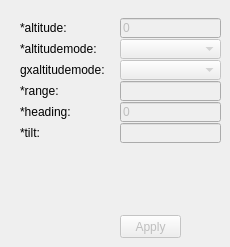
      <widget class="QWidget" name="tab_6">
       <attribute name="title">
        <string>Custom</string>
       </attribute>
       <attribute name="toolTip">
        <string>&lt;html&gt;&lt;head/&gt;&lt;body&gt;&lt;p&gt;Create a custom &amp;lt;LookAt&amp;gt; view at 1 point or a sequence of selected points. If mulitple points are selected, the same parameters will be applied to all of the points. Latitude and longitude will be automatically calculated (i.e. the x,y of the point).&lt;/p&gt;&lt;/body&gt;&lt;/html&gt;</string>
       </attribute>
       <widget class="QLabel" name="label_42">
        <property name="geometry">
         <rect>
          <x>20</x>
          <y>123</y>
          <width>91</width>
          <height>20</height>
         </rect>
        </property>
        <property name="text">
         <string>*tilt:</string>
        </property>
       </widget>
       <widget class="QLineEdit" name="lineEdit__visualization_lookat_heading">
        <property name="enabled">
         <bool>false</bool>
        </property>
        <property name="geometry">
         <rect>
          <x>120</x>
          <y>102</y>
          <width>101</width>
          <height>20</height>
         </rect>
        </property>
        <property name="toolTip">
         <string>&lt;html&gt;&lt;head/&gt;&lt;body&gt;&lt;p&gt;Direction (azimuth) of the camera, in degrees. Default=0 (true North). (&lt;a href=&quot;https://developers.google.com/kml/documentation/kmlreference#headingdiagram&quot;&gt;&lt;span style=&quot; text-decoration: underline; color:#0000ff;&quot;&gt;See diagram&lt;/span&gt;&lt;/a&gt;.) Values range from 0 to 360 degrees. &lt;/p&gt;&lt;/body&gt;&lt;/html&gt;</string>
        </property>
        <property name="text">
         <string>0</string>
        </property>
       </widget>
       <widget class="QLabel" name="label_44">
        <property name="geometry">
         <rect>
          <x>20</x>
          <y>60</y>
          <width>91</width>
          <height>20</height>
         </rect>
        </property>
        <property name="text">
         <string>gxaltitudemode:</string>
        </property>
       </widget>
       <widget class="QLabel" name="label_49">
        <property name="geometry">
         <rect>
          <x>20</x>
          <y>18</y>
          <width>81</width>
          <height>20</height>
         </rect>
        </property>
        <property name="text">
         <string>*altitude:</string>
        </property>
       </widget>
       <widget class="QLabel" name="label_50">
        <property name="geometry">
         <rect>
          <x>20</x>
          <y>102</y>
          <width>91</width>
          <height>20</height>
         </rect>
        </property>
        <property name="text">
         <string>*heading:</string>
        </property>
       </widget>
       <widget class="QLabel" name="label_51">
        <property name="geometry">
         <rect>
          <x>20</x>
          <y>39</y>
          <width>91</width>
          <height>20</height>
         </rect>
        </property>
        <property name="text">
         <string>*altitudemode:</string>
        </property>
       </widget>
       <widget class="QComboBox" name="comboBox_lookat_gxaltitudemode">
        <property name="enabled">
         <bool>false</bool>
        </property>
        <property name="geometry">
         <rect>
          <x>120</x>
          <y>60</y>
          <width>101</width>
          <height>20</height>
         </rect>
        </property>
        <property name="toolTip">
         <string>&lt;html&gt;&lt;head/&gt;&lt;body&gt;&lt;p&gt;A KML extension in the &lt;a href=&quot;https://developers.google.com/kml/documentation/kmlreference#kmlextensions&quot;&gt;&lt;span style=&quot; text-decoration: underline; color:#0000ff;&quot;&gt;Google extension namespace&lt;/span&gt;&lt;/a&gt;, allowing altitudes relative to the sea floor. Values are: &lt;/p&gt;&lt;ul style=&quot;margin-top: 0px; margin-bottom: 0px; margin-left: 0px; margin-right: 0px; -qt-list-indent: 1;&quot;&gt;&lt;li style=&quot; margin-top:12px; margin-bottom:0px; margin-left:0px; margin-right:0px; -qt-block-indent:0; text-indent:0px;&quot;&gt;&lt;span style=&quot; font-weight:600;&quot;&gt;relativeToSeaFloor&lt;/span&gt; - Interprets the &amp;lt;altitude&amp;gt; as a value in meters above the sea floor. If the point is above land rather than sea, the &amp;lt;altitude&amp;gt; will be interpreted as being above the ground. &lt;/li&gt;&lt;li style=&quot; margin-top:0px; margin-bottom:12px; margin-left:0px; margin-right:0px; -qt-block-indent:0; text-indent:0px;&quot;&gt;&lt;span style=&quot; font-weight:600;&quot;&gt;clampToSeaFloor&lt;/span&gt; - The &amp;lt;altitude&amp;gt; specification is ignored, and the Camera will be positioned on the sea floor. If the point is on land rather than at sea, the Camera will be positioned on the ground. &lt;/li&gt;&lt;/ul&gt;&lt;p&gt;&lt;br/&gt;&lt;/p&gt;&lt;/body&gt;&lt;/html&gt;</string>
        </property>
       </widget>
       <widget class="QLineEdit" name="lineEdit__visualization_lookat_tilt">
        <property name="enabled">
         <bool>false</bool>
        </property>
        <property name="geometry">
         <rect>
          <x>120</x>
          <y>123</y>
          <width>101</width>
          <height>20</height>
         </rect>
        </property>
        <property name="toolTip">
         <string>&lt;html&gt;&lt;head/&gt;&lt;body&gt;&lt;p&gt;Rotation, in degrees, of the camera around the &lt;span style=&quot; font-style:italic;&quot;&gt;X&lt;/span&gt; axis. A value of 0 indicates that the view is aimed straight down toward the earth (the most common case). A value for 90 for &amp;lt;tilt&amp;gt; indicates that the view is aimed toward the horizon. Values greater than 90 indicate that the view is pointed up into the sky. Values for &amp;lt;tilt&amp;gt; are clamped at +180 degrees. &lt;/p&gt;&lt;/body&gt;&lt;/html&gt;</string>
        </property>
       </widget>
       <widget class="QLineEdit" name="lineEdit_visualization_lookat_altitude">
        <property name="enabled">
         <bool>false</bool>
        </property>
        <property name="geometry">
         <rect>
          <x>120</x>
          <y>18</y>
          <width>101</width>
          <height>20</height>
         </rect>
        </property>
        <property name="toolTip">
         <string>&lt;html&gt;&lt;head/&gt;&lt;body&gt;&lt;p&gt;Distance of the &amp;lt;LookAt&amp;gt; focal point to the Earth's surface.&lt;/p&gt;&lt;/body&gt;&lt;/html&gt;</string>
        </property>
        <property name="text">
         <string>0</string>
        </property>
       </widget>
       <widget class="QComboBox" name="comboBox_lookat_altitudemode">
        <property name="enabled">
         <bool>false</bool>
        </property>
        <property name="geometry">
         <rect>
          <x>120</x>
          <y>39</y>
          <width>101</width>
          <height>20</height>
         </rect>
        </property>
        <property name="toolTip">
         <string>&lt;html&gt;&lt;head/&gt;&lt;body&gt;&lt;p&gt;Specifies how the &amp;lt;altitude&amp;gt; specified for the Camera is interpreted. Possible values are as follows: &lt;/p&gt;&lt;ul style=&quot;margin-top: 0px; margin-bottom: 0px; margin-left: 0px; margin-right: 0px; -qt-list-indent: 1;&quot;&gt;&lt;li style=&quot; margin-top:0px; margin-bottom:0px; margin-left:0px; margin-right:0px; -qt-block-indent:0; text-indent:0px;&quot;&gt;&lt;span style=&quot; font-weight:600;&quot;&gt;relativeToModel&lt;/span&gt; - If the &amp;quot;model&amp;quot; field has an &amp;quot;altitude&amp;quot; tag, the the camera altitude can be set as the vertical distance from the model.&lt;/li&gt;&lt;/ul&gt;&lt;ul style=&quot;margin-top: 0px; margin-bottom: 0px; margin-left: 0px; margin-right: 0px; -qt-list-indent: 1;&quot;&gt;&lt;li style=&quot; margin-top:0px; margin-bottom:12px; margin-left:0px; margin-right:0px; -qt-block-indent:0; text-indent:0px;&quot;&gt;&lt;span style=&quot; font-weight:600;&quot;&gt;absolute &lt;/span&gt;- Interprets the &amp;lt;altitude&amp;gt; as a value in meters above sea level. &lt;/li&gt;&lt;/ul&gt;&lt;ul style=&quot;margin-top: 0px; margin-bottom: 0px; margin-left: 0px; margin-right: 0px; -qt-list-indent: 1;&quot;&gt;&lt;li style=&quot; margin-top:12px; margin-bottom:0px; margin-left:0px; margin-right:0px; -qt-block-indent:0; text-indent:0px;&quot;&gt;&lt;span style=&quot; font-weight:600;&quot;&gt;relativeToGround&lt;/span&gt; - (default) Interprets the &amp;lt;altitude&amp;gt; as a value in meters above the ground. If the point is over water, the &amp;lt;altitude&amp;gt; will be interpreted as a value in meters above sea level. See &lt;a href=&quot;https://developers.google.com/kml/documentation/kmlreference#gxaltitudemode&quot;&gt;&lt;span style=&quot; text-decoration: underline; color:#0000ff;&quot;&gt;&amp;lt;gx:altitudeMode&amp;gt;&lt;/span&gt;&lt;/a&gt; below to specify points relative to the sea floor. &lt;/li&gt;&lt;li style=&quot; margin-top:0px; margin-bottom:0px; margin-left:0px; margin-right:0px; -qt-block-indent:0; text-indent:0px;&quot;&gt;&lt;span style=&quot; font-weight:600;&quot;&gt;clampToGround &lt;/span&gt;- For a camera, this setting also places the camera &amp;quot;relativeToGround&amp;quot;, since putting the camera exactly at terrain height would mean that the eye would intersect the terrain (and the view would be blocked). &lt;/li&gt;&lt;/ul&gt;&lt;/body&gt;&lt;/html&gt;</string>
        </property>
       </widget>
       <widget class="QPushButton" name="pushButton_lookat_apply">
        <property name="enabled">
         <bool>false</bool>
        </property>
        <property name="geometry">
         <rect>
          <x>120</x>
          <y>215</y>
          <width>61</width>
          <height>23</height>
         </rect>
        </property>
        <property name="sizePolicy">
         <sizepolicy hsizetype="Fixed" vsizetype="Fixed">
          <horstretch>0</horstretch>
          <verstretch>0</verstretch>
         </sizepolicy>
        </property>
        <property name="toolTip">
         <string>&lt;html&gt;&lt;head/&gt;&lt;body&gt;&lt;p&gt;Apply the LookAt view changes to the selected points in the active layer. To roll back these edits, select &amp;quot;Cancel for selected layer&amp;quot; in the editor options.&lt;/p&gt;&lt;/body&gt;&lt;/html&gt;</string>
        </property>
        <property name="text">
         <string>Apply</string>
        </property>
        <property name="icon">
         <iconset resource="resources.qrc">
          <normaloff>:/plugins/milkmachine/triangle.png</normaloff>:/plugins/milkmachine/triangle.png</iconset>
        </property>
       </widget>
       <widget class="QLabel" name="label_57">
        <property name="geometry">
         <rect>
          <x>20</x>
          <y>81</y>
          <width>41</width>
          <height>20</height>
         </rect>
        </property>
        <property name="text">
         <string>*range:</string>
        </property>
       </widget>
       <widget class="QLineEdit" name="lineEdit__visualization_lookat_range">
        <property name="enabled">
         <bool>false</bool>
        </property>
        <property name="geometry">
         <rect>
          <x>120</x>
          <y>81</y>
          <width>101</width>
          <height>20</height>
         </rect>
        </property>
        <property name="toolTip">
         <string>&lt;html&gt;&lt;head/&gt;&lt;body&gt;&lt;p&gt;Distance in meters from the point. Since the &amp;quot;Follow Behind&amp;quot; is following the sequence of points, the &amp;quot;range&amp;quot; is the distance between the camera and the point (or row in the table) that is corresponds to. This is the same as the &amp;quot;range&amp;quot; for a KML &amp;lt;LookAt&amp;gt;.&lt;/p&gt;&lt;p&gt;&lt;img src=&quot;:/plugins/milkmachine/lookat.png&quot;/&gt;&lt;/p&gt;&lt;/body&gt;&lt;/html&gt;</string>
        </property>
       </widget>
      </widget>
